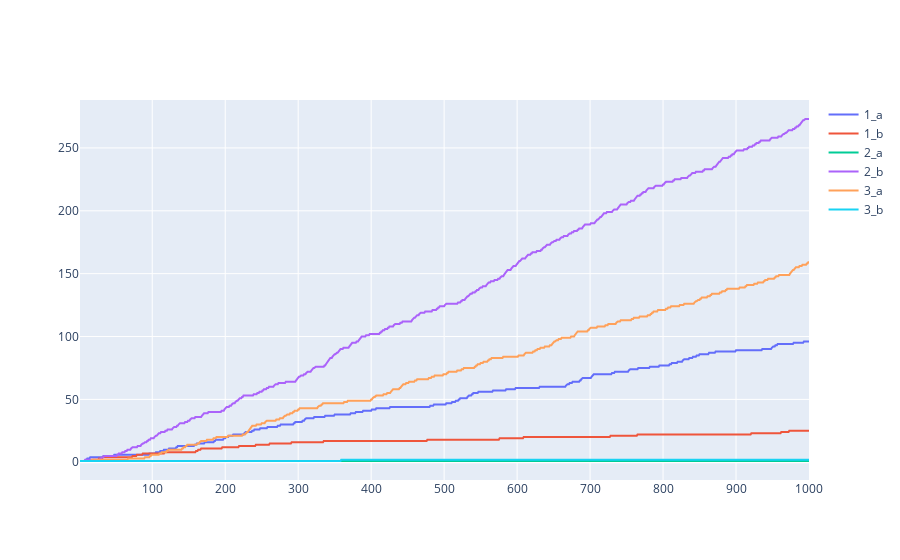

Notebook cell for this chart:
### Markdown cell above
## Plotting results

### Code cell
results = signal_simulation(['1', '2', '3'], ['a', 'b'], 1000)
s = results['sender_urns'].copy()

fig1 = go.Figure()
for column in s.columns:
    fig1.add_trace(
        go.Scatter(
            x=s.index,
            y=s[column],
            name="_".join(column),
        )
    )
    
fig1.show()

### Figure 1 — Plotly figure (JSON) as saved in the notebook; plotly's stock layout.template omitted (floating-point values rounded to 4 significant figures; data arrays with more than 128 entries replaced by an {"elided": "..."} marker saying what was removed)
{"data": [{"name": "1_a", "type": "scatter", "x": {"elided": "1000 int values"}, "y": {"elided": "1000 int values"}}, {"name": "1_b", "type": "scatter", "x": {"elided": "1000 int values"}, "y": {"elided": "1000 int values"}}, {"name": "2_a", "type": "scatter", "x": {"elided": "1000 int values"}, "y": {"elided": "1000 int values"}}, {"name": "2_b", "type": "scatter", "x": {"elided": "1000 int values"}, "y": {"elided": "1000 int values"}}, {"name": "3_a", "type": "scatter", "x": {"elided": "1000 int values"}, "y": {"elided": "1000 int values"}}, {"name": "3_b", "type": "scatter", "x": {"elided": "1000 int values"}, "y": {"elided": "1000 int values"}}], "layout": {}}
